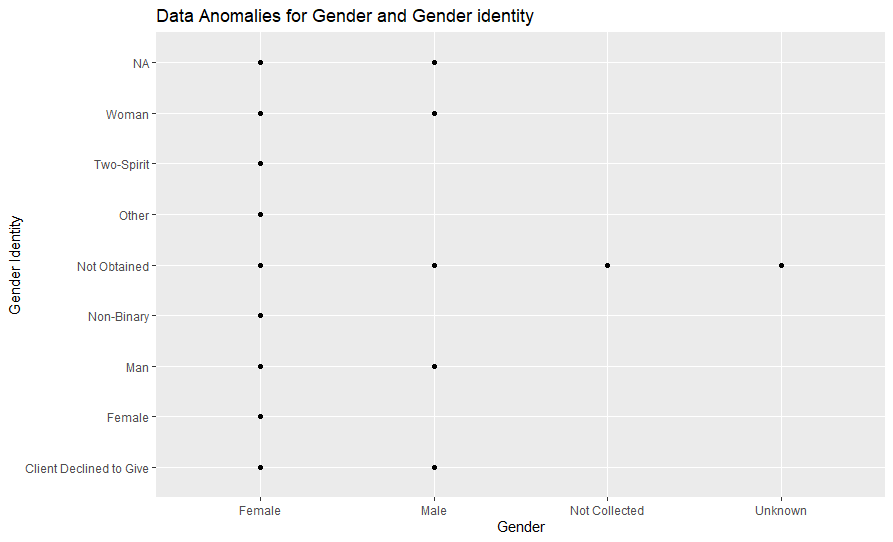

Generate this figure with R:
library(ggplot2)

hfsData <- read.csv("HFS Service Data.csv")
ggplot(hfsData, aes(gender, gender_identity)) + 
  ggtitle("Data Anomalies for Gender and Gender identity") + 
  xlab("Gender") + 
  ylab("Gender Identity") +
  geom_point()
